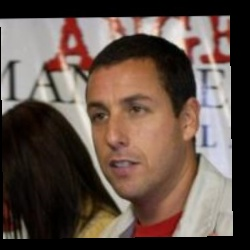
#> input picture PS/PS7/lfw_funneled/Adam_Sandler/Adam_Sandler_0002.jpg, 250 x 250 px; its folder holds only this picture in this run
$ jupyter execute --allow-errors 'Laura_Gomez-INFO251-PS7 copy.ipynb'   (older library calls are emulated)
#> lines starting #> are read from the running program, lines starting #| are printed output that depends on the picture
# Problem Set 7: Unsupervised Learning and Facial Recognition

<span style="color:red">Warning!</span> Some of the problems in this problem set require heavy computation - you are encouraged to start early so that you don't get stuck at the last minute.

# Face Recognition

Your goal for this problem set is to explore the basics of a face recognition system. Since the machine learning force is now strong with you, the prompts for this problem set are deliberately vague. Be creative - but be careful! It my be useful to start by implementing this entire problem set on a relatively small subset of all of the images first, before using the full dataset.

## 1. Data Preprocessing and  Exploration

Download the "[Faces in the Wild](http://vis-www.cs.umass.edu/lfw/)" data set from [this link](http://vis-www.cs.umass.edu/lfw/lfw-funneled.tgz) (roughly 250MB).

### 1.1. Filter out people with few images

First, display a histogram that shows the number of images per individual (you may use log-scale if you like). Which individual has the most images from your dataset?

Now, remove all individuals for whom you have fewer than 10 images. How many individuals are you left with in the dataset?

[cell 1]
import os
from skimage.io import imread

# Path to the dir containing folders of images
lfw_funneled_dir = "lfw_funneled"

# Initialize empty lists to store data
data = []
images = []
target = []
label_to_index = {}  # Dictionary to map labels to indices
index_to_label = {}  # Dictionary to map indices to labels

# Counter for assigning labels
label_counter = 0

# Iterate over folders (each folder corresponds to a target label)
for folder_name in os.listdir(lfw_funneled_dir):
    folder_path = os.path.join(lfw_funneled_dir, folder_name)
    if os.path.isdir(folder_path):
        # Iterate over images in the folder
        for filename in os.listdir(folder_path):
            image_path = os.path.join(folder_path, filename)

            # Read the image and flatten it
            image = imread(image_path, as_gray=False).flatten()
            # Append the flattened image to the data array
            data.append(image)
            # Append the original image to the images array
            images.append(image.reshape((250, 250, 3)))
            # Assign label to the image
            if folder_name not in label_to_index:
                label_to_index[folder_name] = label_counter
                index_to_label[label_counter] = folder_name
                label_counter += 1
            target.append(label_to_index[folder_name])

# Convert lists to arrays
#> (the rest of this cell did not finish here and is left out)

#> (a cell that did not finish here is left out)

[cell 3]
import numpy as np
import matplotlib.pyplot as plt
from sklearn.datasets import fetch_lfw_people

# get faces in the wild data set using sklearn
#> (the rest of this cell did not finish here and is left out)

[cell 4]
import seaborn as sns

# get number of indviduals and image counts for each individual
#> (the rest of this cell did not finish here and is left out)

#> (a cell that did not finish here is left out)

*Your comments here*
1. Individual with most images:  Person ID: 1871 = George W Bush
2. Number of individuals with greater than 10 images: 158


### 1.2. Show some faces!

1. Pick 10 random images from the dataset and display them in a 2 x 5 grid.
2. This time pick 200 random images. Create a single image that shows the "average face" over this random sample -- i.e. each pixel should display the average value of that particular pixel across the random sample.

#> (a cell that did not finish here is left out)

#> (a cell that did not finish here is left out)

## 2. k-Means Clustering

### 2.1. Implementation

Implement the k-Means clustering algorithm that we discussed in class, using the Euclidean distance function. This will require that you define three new functions:
1. InitializeCentroids(X, k)
2. FindClosestCentroids(X, centroids)
3. ComputeCentroidMeans(X, centroids, k)

*Hint:* You may find  the [`pairwise_distances_argmin`](https://scikit-learn.org/stable/modules/generated/sklearn.metrics.pairwise_distances_argmin.html) function useful.

[cell 8]
import numpy as np
from sklearn.metrics import pairwise_distances_argmin

def initialize_centroids(X, k):
    centroids_indices = np.random.choice(X.shape[0], k, replace = False) #ensure unique starting points
    centroids = X[centroids_indices]
    return centroids

def find_closest_centroids(X, centroids):
    closest_centroids = pairwise_distances_argmin(X, centroids, metric = 'euclidean') # use euclidean distance
    return closest_centroids

def compute_centroid_means(X, closest_centroids, k):
    centroids = np.zeros((k, X.shape[1]))
    for i in range(k): # for each cluster
        centroids[i] = np.mean(X[closest_centroids == i], axis=0) # take mean of all data points assigned to cluster
    return centroids

def k_means(X, k, max_iters=100):
    # Initialize centroids
    centroids = initialize_centroids(X, k)

    for _ in range(max_iters):
        # Assign each data point to the closest centroid
        closest_centroids = find_closest_centroids(X, centroids)

        # Compute new centroids based on the cluster assignment mean
        new_centroids = compute_centroid_means(X, closest_centroids, k)

        # Check for convergence: previous centroids match newly found centroids
        if np.allclose(new_centroids, centroids):
            break

        centroids = new_centroids

    return centroids, closest_centroids

### 2.2. Sanity check

Apply your k-Means algorithm to a toy dataset to make sure it works properly. Also create a scatterplot that shows these datapoints, colored by cluster.

[cell 9]
from sklearn import datasets

# Toy Data Set
cmap = sns.color_palette()
#> cmap = [(0.122, 0.467, 0.706), (1, 0.498, 0.0549), (0.173, 0.627, 0.173), (0.839, 0.153, 0.157), (0.58, 0.404, 0.741), (0.549, 0.337, 0.294), (0.89, 0.467, 0.761), (0.498, 0.498, 0.498), (0.737, 0.741, 0.133), (0.0902, 0.745, 0.812)]
X,y = datasets.make_blobs(
    n_samples=500, cluster_std=[1.25, 1, 1], random_state=1230)
plt.scatter(X[:,0], X[:,1])
plt.title('Example Data Set - Before clustering')
plt.show()
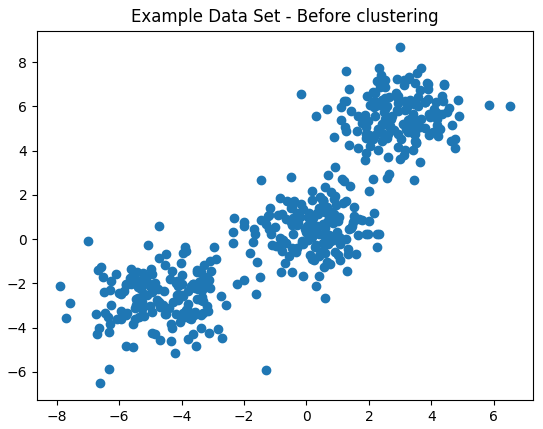
#> figure drawn by matplotlib, 1 panel

# Run k-means
k = 3 # Number of clusters
centroids, cluster_labels = k_means(X, k)

# Plot identified labels with data
sns.scatterplot(x = X[:,0], y = X[:,1], hue= cluster_labels, )
plt.title('Example Data Set - After clustering')
plt.show()
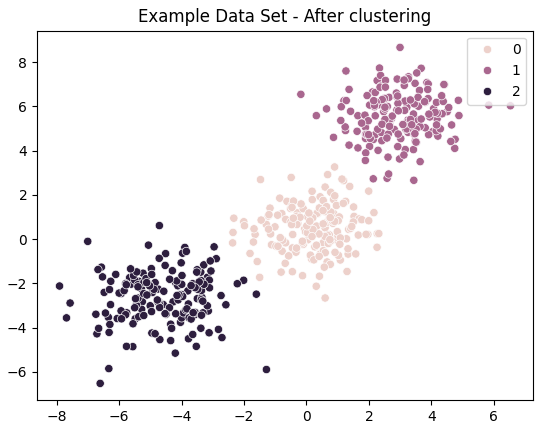
#> figure drawn by matplotlib, 1 panel

### 2.3. Image centroids
Apply your k-Means algorithm to the images dataset, using k=10. Make sure to standardize your data first! Show a 10 x 2 grid of images where the first column contains (a) the image that represents the centroid for each of those clusters, and the second column contains (b) the closest image in the original dataset to that centroid. Use Euclidean distance. What do you notice?

*Note:* As you may notice, there are 250x250x3 = 187500 features for each image. If your k-Means algorithm is not implemented efficiently -- and even if it is -- it might take a long time for your algorithm to converge. If your computer is slow, it might even take a very long time for you to simply standardize your data. We recommend you convert your RGB images into grayscale first (using, for instance, the [`rgb2grey`](http://scikit-image.org/docs/dev/api/skimage.color.html#skimage.color.rgb2grey) function, or any other way to convert to graysacle) before standardizing.

#> (a cell that did not finish here is left out)

[cell 11]
from sklearn.preprocessing import StandardScaler
from skimage.color import rgb2gray

# Convert RGB images to grayscale and reshape
#> (the rest of this cell did not finish here and is left out)

[cell 12]
# Cluster Image Comparison
fig, axes = plt.subplots(10, 2, figsize=(10, 20))
#> (the rest of this cell did not finish here and is left out)

*Your comments here*
- I notice the centroid images differ based on whether there is a light or dark background and how well illuminated the face is ( this could also be party skin tone). The centroids also capture basic features like eyes nose and lips that differ slightly between different centroid images. The closest examples show case the difference in contrast betwwen the subject and background and also a bit the contours on the face.

### 2.4 Classify yourself

Take a picture of yourself and scale it so that it is in a similar format to the images in the dataset. Show four images:
 1. The image of yourself.
 2. The cluster centroid closest to that image.
 3. The closest image in the dataset to that cluster centroid.
 4. The closest image in the dataset to the image of yourself.

[cell 13]
from PIL import Image

# 1. Image of yoursef: Read and resize  image
image = Image.open('LG_pic2.jpg')
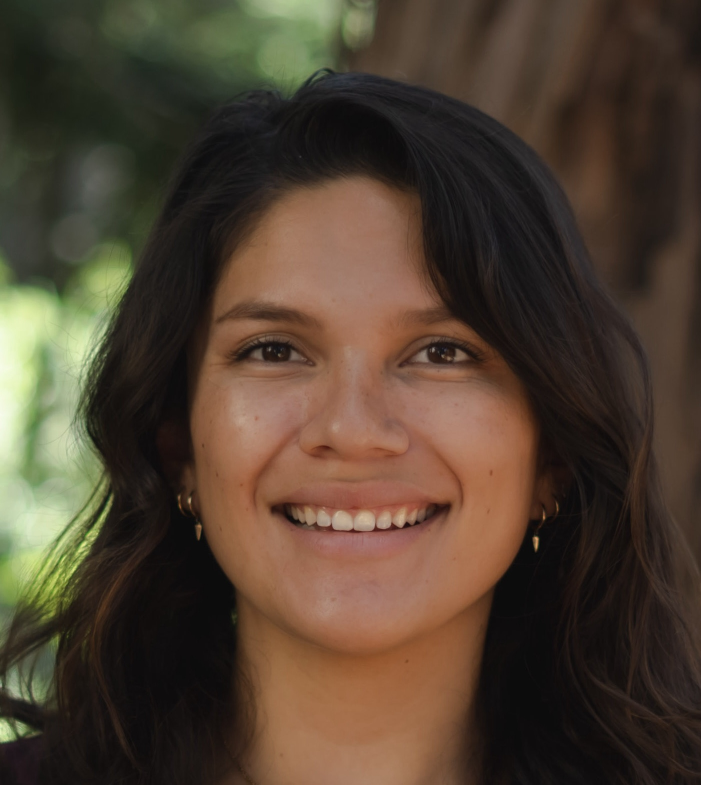
#> input picture PS/PS7/LG_pic2.jpg, 1402 x 1569 px (shown at 1/2 size)
#> image is the input picture: PIL image 1402x1569 RGB; mean R, G, B 79.7, 64.5, 49.4
resized_image = image.resize((250, 250))
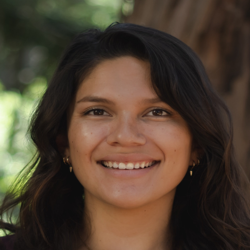
#> resized_image: PIL image 250x250 RGB; mean R, G, B 79.7, 64.5, 49.4

# convert 2 greyscale and standardize img
lg_gray = rgb2gray(resized_image)
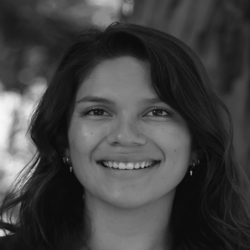
#> lg_gray: shape (250, 250) float64; min 0.0347, max 0.974, mean 0.261
lg_gray = lg_gray.reshape((1, lg_gray.shape[0]*lg_gray.shape[1]))
#> (the rest of this cell did not finish here and is left out)
